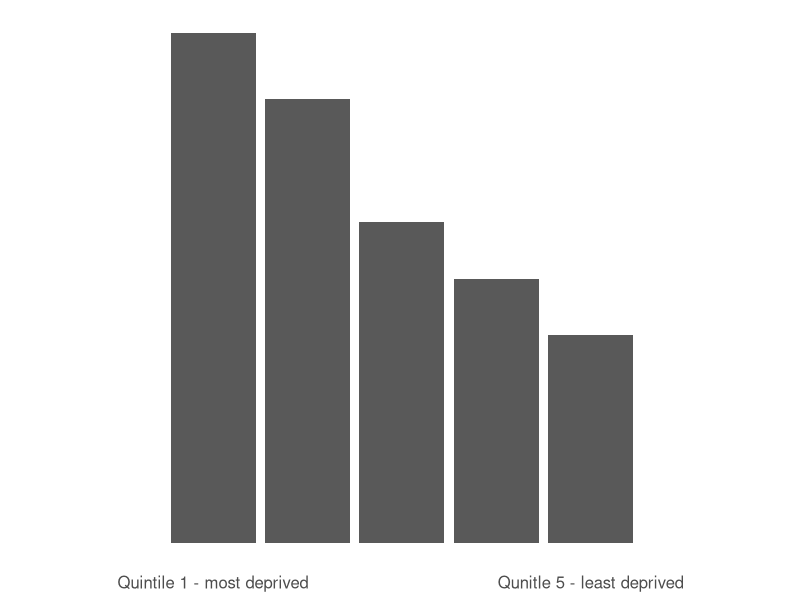
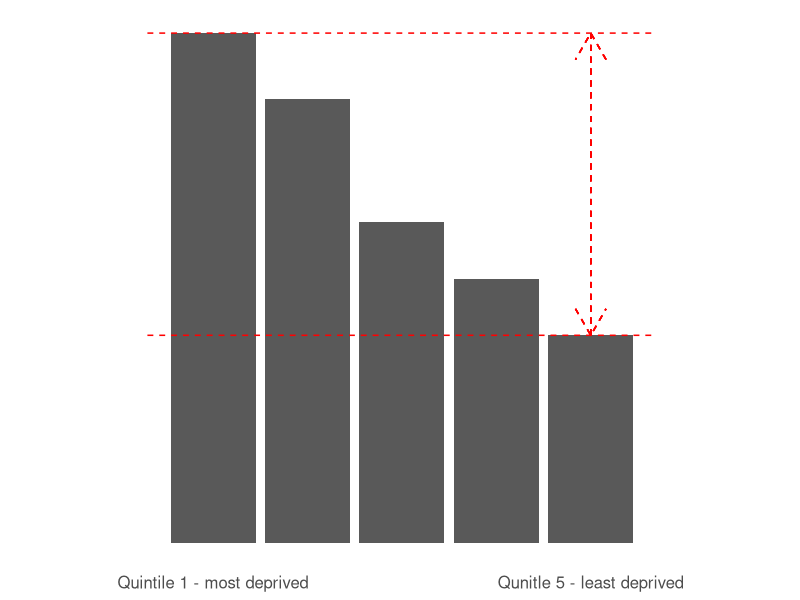
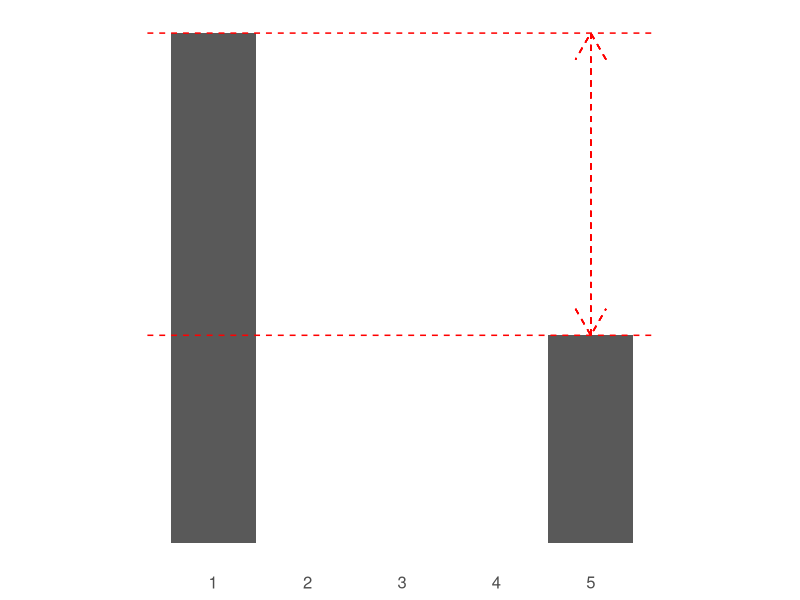
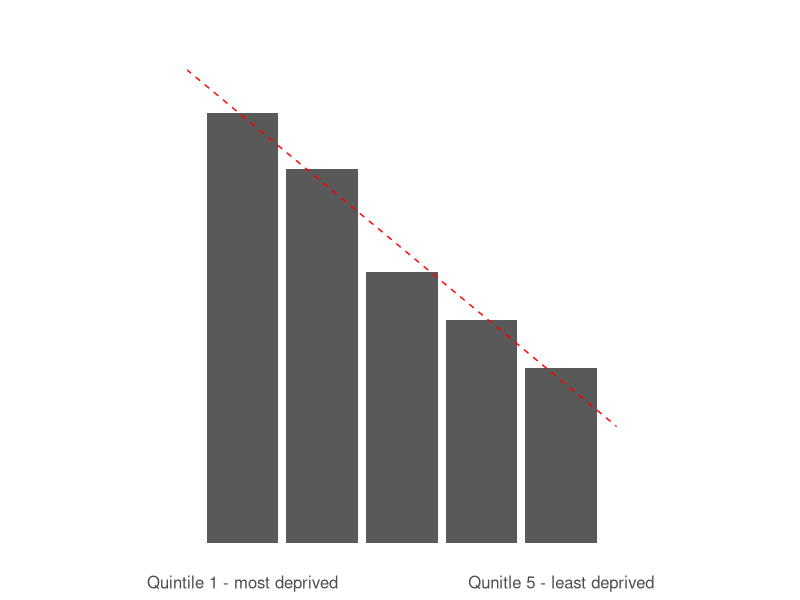

Write R code to recreate these figures, in order.
################################################################################
#####  Explanation charts for inequality gap and gradient
################################################################################

## load packages
library(tidyverse)

## create data for example
quintile <- (c(1:5)) # deprivation quintiles 
rate <- c(5.4, 4.7, 3.4, 2.8, 2.2) # made-up rates
df <- data.frame(quintile, rate) # combine into dataframe
df <- df %>% as_tibble()

## specify standard theme for all charts
std_theme <-   theme_minimal() +
  theme(plot.subtitle = element_blank(),
        legend.title =  element_blank(),
        legend.text = element_blank(),
        axis.title.y= element_blank(), 
        axis.title = element_blank(),
        axis.text =  element_text(size = 12),
        axis.text.x =  element_text(hjust = 0.5),
        axis.text.y =  element_blank(),
        panel.grid.major = element_blank(),
        panel.grid.minor = element_blank()) 

### create charts  ----------------------

## chart a - basic rank chart

chart_a <- df %>% ggplot(aes(x = quintile, y = rate)) +
  geom_col() +
  std_theme +
  coord_fixed() +
  scale_x_continuous(breaks = c(1:5),
                     labels = c("Quintile 1 - most deprived", 
                                "", "", "",
                                "Qunitle 5 - least deprived"))
chart_a

## chart b - add hlines for Q1 and Q5, plus arrows to show gap

chart_b <- chart_a + 
  geom_hline(yintercept = max(df$rate), linetype="dashed", color = "red") +
  geom_hline(yintercept = min(df$rate), linetype="dashed", color = "red") +
  geom_segment(aes(x = 5, y = min(df$rate), # pointing up
                   xend = 5), yend = max(df$rate), 
               linetype = "dashed",  color = "red", 
               arrow = arrow(length = unit(0.06, "npc"))) +
  geom_segment(aes(x = 5, y = max(df$rate), # pointing down
                   xend = 5), yend = min(df$rate), 
               linetype = "dashed",  color = "red", 
               arrow = arrow(length = unit(0.06, "npc")))
 
chart_b

## chart c - remove quintiles 2-4 to show data/pop not considered by gap
chart_c <- df %>% mutate(rate =ifelse(quintile %in% c(1, 
                                         5), rate, 0)) %>% 
  ggplot(aes(x = quintile, y = rate)) +
  geom_col() +
  std_theme +
  coord_fixed() + 
  geom_hline(yintercept = max(df$rate), linetype="dashed", color = "red") +
  geom_hline(yintercept = min(df$rate), linetype="dashed", color = "red") +
  geom_segment(aes(x = 5, y = min(df$rate), # pointing up
                   xend = 5), yend = max(df$rate), 
               linetype = "dashed",  color = "red", 
               arrow = arrow(length = unit(0.06, "npc"))) +
  geom_segment(aes(x = 5, y = max(df$rate), # pointing down
                   xend = 5), yend = min(df$rate), 
               linetype = "dashed",  color = "red", 
               arrow = arrow(length = unit(0.06, "npc")))

chart_c

## chart d - quintiles with gradient line

# get intercept and coefficient from regression model
lin_mod <- lm(rate ~ quintile, data = df)
print(lin_mod)

# plot chart
chart_d <- chart_a +
  scale_y_continuous(limits = c(0, 1+max(rate))) +
  geom_abline(intercept = lin_mod$coef[1], 
              slope = lin_mod$coef[2],
              linetype = "dashed",  color = "red") 
chart_d




